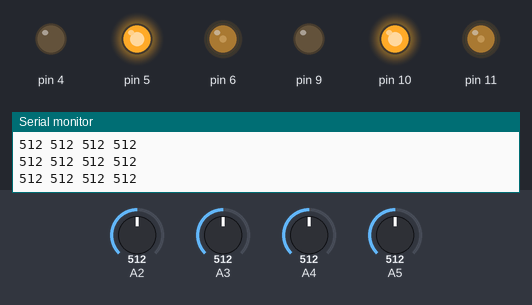
The sketch below on a simulated Arduino Uno, built with avr-gcc and run on an emulated ATmega328P. Parts: output pins drawn as LEDs (lit = HIGH), the last lines printed to the serial monitor. Inputs (shaded band) come from the test bench; at power-on: A3 = 512, A4 = 512, A2 = 512, A5 = 512.

Above: at 1.2 s.
1.3 s: A3 set to 30
At 2.4 s:
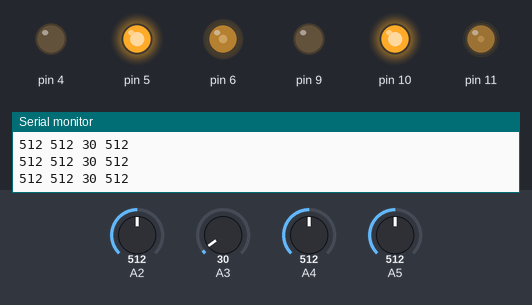
2.8 s: A3 set to 716
At 3.4 s:
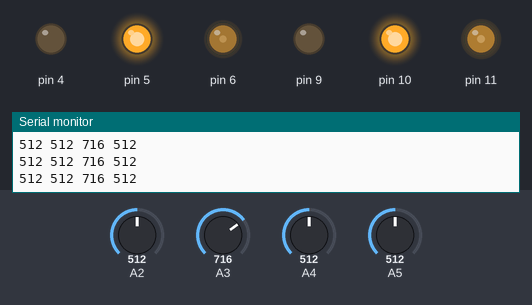
4.3 s: A4 set to 105
At 4.7 s:
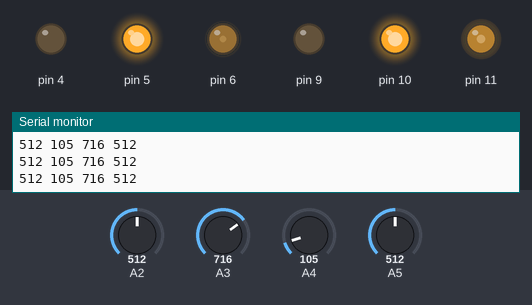
7.3 s: A4 set to 91
At 7.7 s:
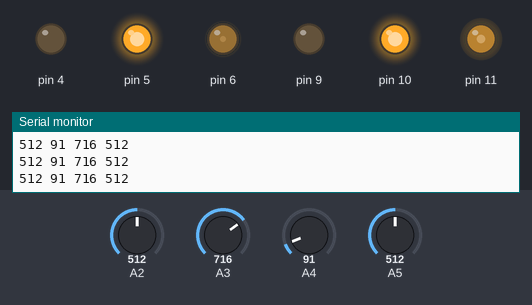
8.8 s: A4 set to 716
At 9.4 s:
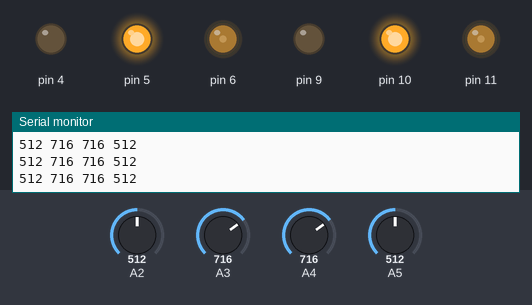
10.3 s: A2 set to 108
11.8 s: A2 set to 89
Timing chart, 0 to 14.3 s (numbered marks = the images above; inputs shaded):
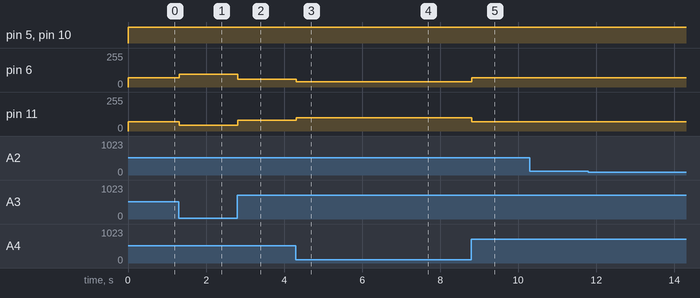

The sketch:

pid.ino
```cpp
void setup() {
Serial.begin(9600);
pinMode(A0,INPUT);
pinMode(A1,INPUT);
pinMode(A2,INPUT);
pinMode(A3,INPUT);
pinMode(4,OUTPUT);
pinMode(5,OUTPUT);
pinMode(6,OUTPUT);
pinMode(9,OUTPUT);
pinMode(10,OUTPUT);
pinMode(11,OUTPUT);
}
void loop() {
int e,r,l,r1,l1;
int rmotorspeed,lmotorspeed,routput,loutput;
float kp=0.05;

r1=analogRead(A2);
r=analogRead(A3);
l=analogRead(A4);
l1=analogRead(A5);

e=l-r;

lmotorspeed=70-kp*e;
rmotorspeed=70+kp*e;

digitalWrite(5,1);
digitalWrite(4,0);
analogWrite(6,rmotorspeed);
analogWrite(11,lmotorspeed);
digitalWrite(10,1);
digitalWrite(9,0);

Serial.print(l1);
Serial.print(" ");
Serial.print(l);
Serial.print(" ");
Serial.print(r);
Serial.print(" ");
Serial.println(r1);

}
```

Measured:
- after the input at 1.3 s, pin 6: 70/255 → 94/255 at once; pin 11: 70/255 → 45/255 at once
- after the input at 2.8 s, pin 6: 94/255 → 59/255 at once; pin 11: 45/255 → 80/255 at once
- after the input at 4.3 s, pin 6: 59/255 → 39/255 at once; pin 11: 80/255 → 100/255 at once
- after the input at 7.3 s, pin 6: 39/255 → 38/255 at once; pin 11: 100/255 → 101/255 at once
- after the input at 8.8 s, pin 6: 38/255 → 70/255 at once; pin 11: 101/255 → 70/255 at once
